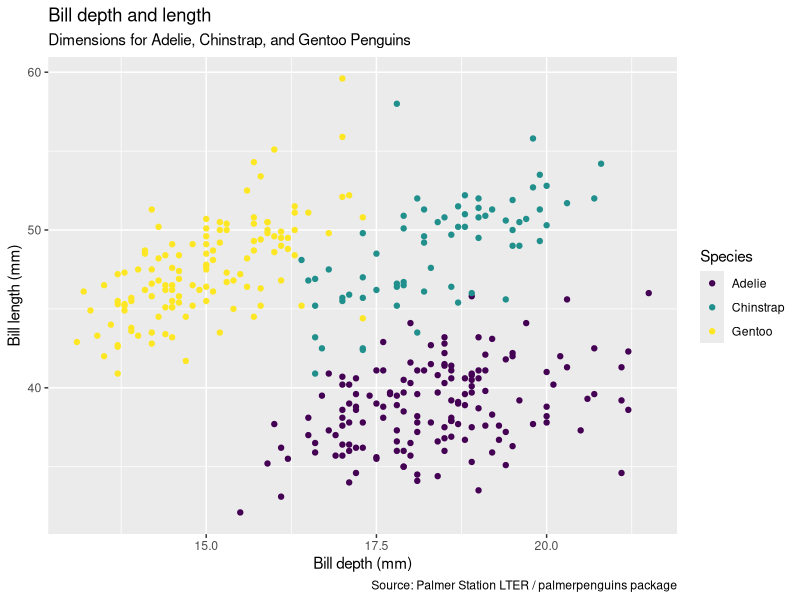
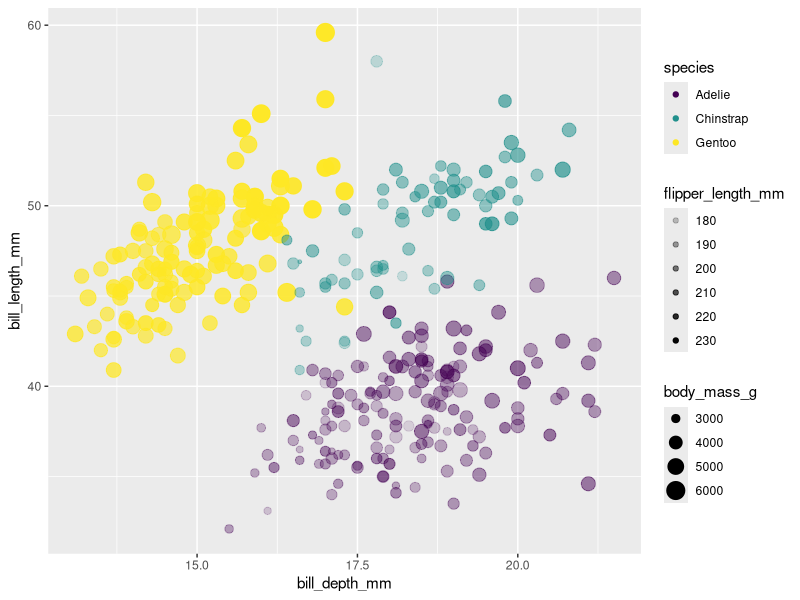
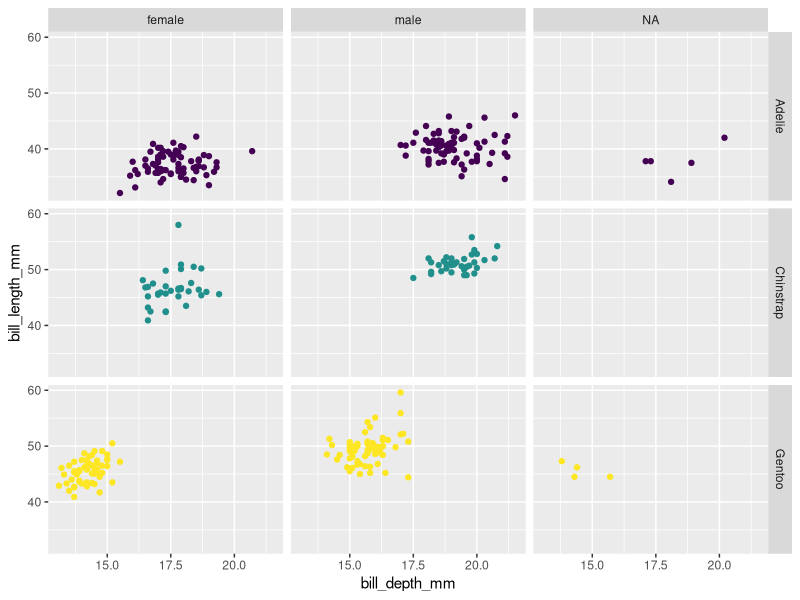

The R source for these figures, in order:
###Description: Scatter plots on penguin species for various measurments including island 
#in Palmer Archipelago, size (flipper length, body mass, bill dimensions), and sex.

#this is version 1.0 of this penguin plot (made in class of week 3a)

#created by: Brandon Brenes
#created on: 2024-09-13
#######################################

#WARNING: if you run this code it will download "palmerpenguins"
install.packages("palmerpenguins")

#Library:
library(palmerpenguins)
library(tidyverse)
glimpse(penguins)

#plots

#Version 1.0- scatter plot on bill depth vs. bill length

ggplot(data=penguins, 
       mapping = aes(x = bill_depth_mm,
                     y = bill_length_mm, color = species)) +
  geom_point() +
  labs(title = "Bill depth and length",
       subtitle = "Dimensions for Adelie, Chinstrap, and Gentoo Penguins",
       x = "Bill depth (mm)", y = "Bill length (mm)",
       color = "Species",
       caption = "Source: Palmer Station LTER / palmerpenguins package")+
  scale_color_viridis_d()


#Version 2.0- scatter plot from Version 1.0 + Transparency (alpha) and size of points altered, easier on the eyes

ggplot(data=penguins, 
mapping = aes(x = bill_depth_mm,
              y = bill_length_mm,
              color = species,
              size = body_mass_g,
              alpha = flipper_length_mm
)) +
  geom_point()+
  scale_color_viridis_d()

##Faceting! Making multiple small plots to display species and sex data cohesively
ggplot(data=penguins, 
       mapping = aes(x = bill_depth_mm,
                     y = bill_length_mm,
                     color = species,
       )) +
  geom_point()+
  scale_color_viridis_d()+
  facet_grid(species~sex)+
  guides(color = FALSE)

# 'the guides(color = false)'command gets rid of the legend.
